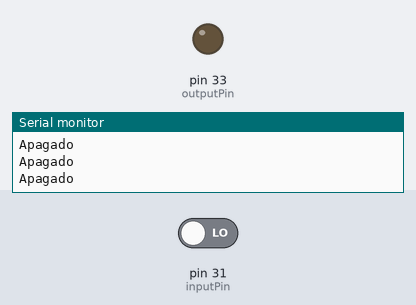
The sketch below on a simulated Arduino Mega 2560, built with avr-gcc and run on an emulated ATmega2560. Parts: output pins drawn as LEDs (lit = HIGH), the last lines printed to the serial monitor. Inputs (shaded band) come from the test bench; at power-on: pin 31 (inputPin) LOW.

Above: at 1.8 s.
1.9 s: pin 31 (inputPin) driven HIGH
At 2.9 s:
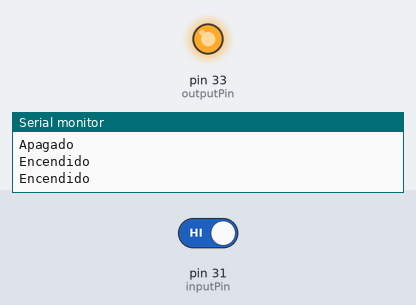
3.5 s: pin 31 (inputPin) driven LOW
At 4.1 s:
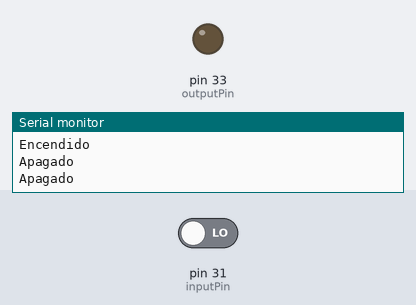
Timing chart, 0 to 6.5 s (numbered marks = the images above; inputs shaded):
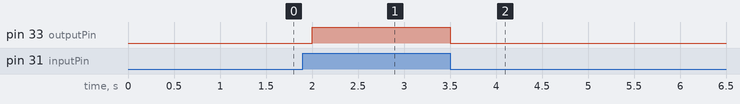

The sketch:

26_04_18_15_35_maclife_led.ino
```cpp
int inputPin = 31;
int outputPin = 33;
int value = 0;

void setup() {
  Serial.begin(115200);
  pinMode(inputPin, INPUT);
  pinMode(outputPin, OUTPUT);

}

void loop() {
  value = digitalRead(inputPin);

  if (value == HIGH){
      digitalWrite(outputPin, HIGH);
      Serial.println("Encendido");
      delay(500);
   }
   else{
      digitalWrite(outputPin, LOW);
      Serial.println("Apagado");
      delay(500);
   }
}
```

Measured:
- after the input at 1.9 s, pin 33 (outputPin): LOW → HIGH after 0.10 s
- after the input at 3.5 s, pin 33 (outputPin): HIGH → LOW at once
